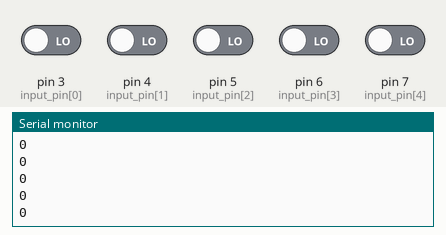
The sketch below on a simulated Arduino Uno, built with avr-gcc and run on an emulated ATmega328P. On the bench: the last lines printed to the serial monitor. The inputs (shaded band) are chosen by the test bench; at power-on: pin 3 (input_pin[0]), pin 4 (input_pin[1]), pin 5 (input_pin[2]), pin 6 (input_pin[3]), pin 7 (input_pin[4]) LOW.

Above: at 1.2 s.
1.3 s: pin 3 (input_pin[0]) driven HIGH
At 1.31 s:
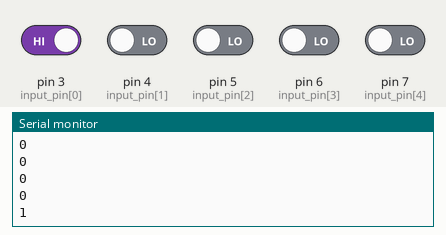
2.8 s: pin 4 (input_pin[1]) driven HIGH
At 2.81 s:
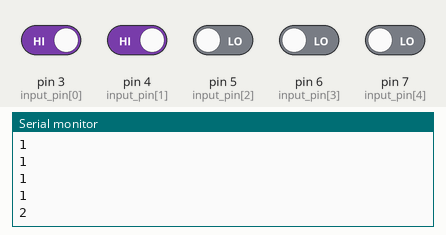
4.3 s: pin 5 (input_pin[2]) driven HIGH
At 4.31 s:
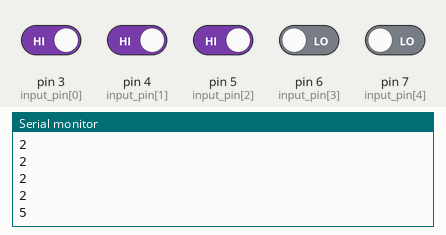
5.8 s: pin 6 (input_pin[3]) driven HIGH
At 5.81 s:
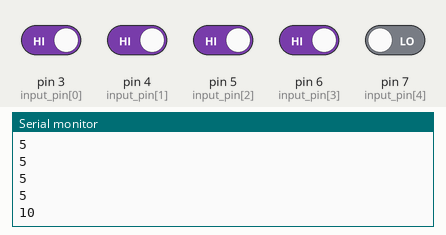
7.3 s: pin 7 (input_pin[4]) driven HIGH
At 7.31 s:
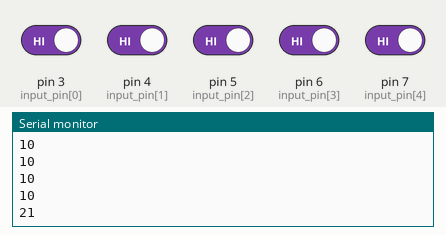
8.8 s: pin 3 (input_pin[0]) driven LOW
At 8.82 s:
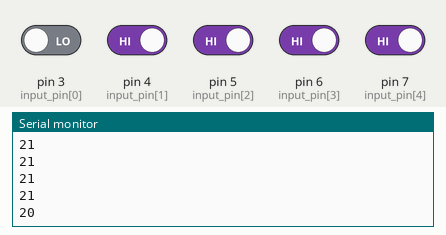
Timing chart, 0 to 11.3 s (numbered marks = the images above; inputs shaded):
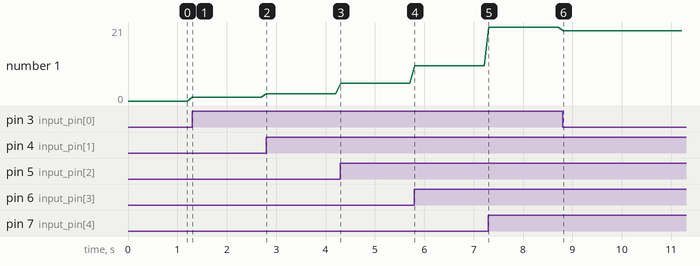

The sketch:

5bit_abs_encoder.ino
```cpp
boolean pin_state[10];
byte input_pin[] = {3,4,5,6,7}; // Config Pins Input Here bit-1 to 5
int dec_position = 0;

boolean a = 0;
void setup() {

Serial.begin(9600);

for(byte i = 0; i <5; i = i +1 ){ // declare pin mode
  pinMode(input_pin[i], INPUT);
}

}

void loop() {
 Read_input(); // Read Encoder Signal
 delay(100);

}

void Read_input(){
  for(byte i = 0; i <5; i = i + 1 ){
    pin_state[i] = digitalRead(input_pin[i]);
  }

  // Gray Code Decoder
  dec_position = pin_state[4];
  for( int i = 3; i >= 0; i = i -1){
    dec_position = (dec_position << 1) | (pin_state[i] ^ (dec_position&0x1));
  }

  // Print 0-1023 position with line feed
  //Serial.print("RAW position: ");
  Serial.println(dec_position, DEC);
  //Serial.print("Position in degree: ");
 // Serial.print(dec_position * 11.25);
  //Serial.println("°");
}
```

Measured:
- after the input at 1.3 s, the serial monitor: prints a new line at once (image 1)
- after the input at 2.8 s, the serial monitor: prints a new line at once (image 2)
- after the input at 4.3 s, the serial monitor: prints a new line at once (image 3)
- after the input at 5.8 s, the serial monitor: prints a new line at once (image 4)
- after the input at 7.3 s, the serial monitor: prints a new line at once (image 5)
- after the input at 8.8 s, the serial monitor: prints a new line at once (image 6)
- plotted number 1: 0 → 1 after the input at 1.3 s, 1 → 2 after the input at 2.8 s, 2 → 5 after the input at 4.3 s, 5 → 10 after the input at 5.8 s, 10 → 21 after the input at 7.3 s
